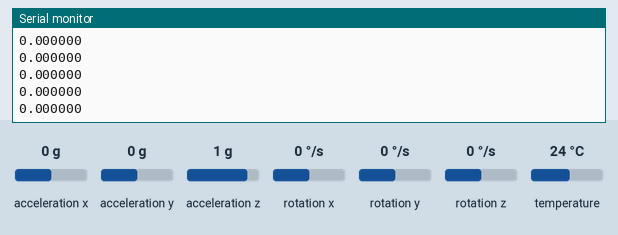
Simulated run of this sketch. Board: Arduino Uno, built with avr-gcc and run on an emulated ATmega328P. Parts: the last lines printed to the serial monitor. Inputs (shaded band) come from the test bench; at power-on: acceleration x 0 g, acceleration y 0 g, acceleration z 1 g, rotation x 0 °/s, rotation y 0 °/s, rotation z 0 °/s, temperature 24 °C.

Above: at 1.3 s.
1.4 s: acceleration x set to -1.4 g
At 1.43 s:
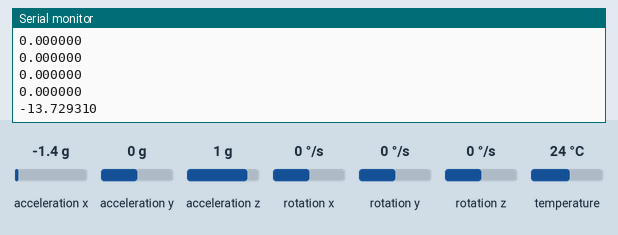
2.9 s: acceleration x set to -0.8 g
At 2.97 s:
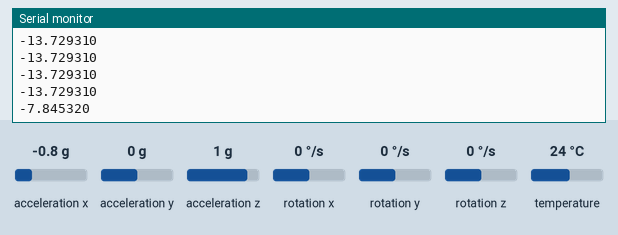
Timing chart, 0 to 5.9 s (numbered marks = the images above; inputs shaded):
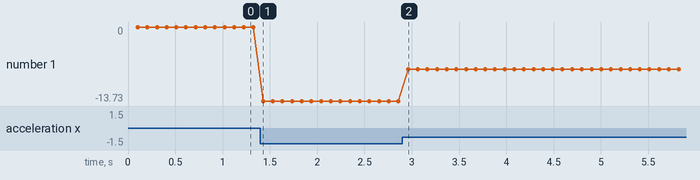

Measured:
- after the input at 1.4 s, the serial monitor: prints a new line at once (image 1)
- after the input at 2.9 s, the serial monitor: prints a new line after 0.06 s (image 2)
- plotted number 1: 0 → -13.73 after the input at 1.4 s, -13.73 → -7.85 after the input at 2.9 s

The sketch:

MPU6050_Example.ino
```cpp
// Basic demo for accelerometer readings from Adafruit MPU6050

#include <Adafruit_MPU6050.h>
#include <Adafruit_Sensor.h>
#include <Wire.h>

Adafruit_MPU6050 mpu;

void setup(void) {
  Serial.begin(115200);

  // Try to initialize!
  if (!mpu.begin()) {
    Serial.println("Failed to find MPU6050 chip");
    while (1);
  }
  // Serial.println("MPU6050 Found!");

  mpu.setAccelerometerRange(MPU6050_RANGE_8_G);

  mpu.setFilterBandwidth(MPU6050_BAND_21_HZ);

  delay(100);
}
long unsigned int timer = 0;
void loop() {
  if (millis() - timer >= 100) {
    /* Get new sensor events with the readings */
    sensors_event_t a, g, temp;
    mpu.getEvent(&a, &g, &temp);
    timer = millis();
    /* Print out the values */
    Serial.println(a.acceleration.x, 6);
  }


}
```
